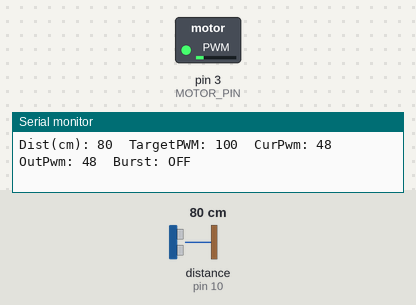
This sketch was run on a simulated Arduino Uno, built with avr-gcc and run on an emulated ATmega328P. Parts: switched loads named in the sketch (green lamp = pin HIGH), the last lines printed to the serial monitor. Wiring (inferred from the names in the program): ultrasonic range finder: trigger pin 9; echo pin 10. The test bench sets the inputs (shaded band); at power-on: distance to the obstacle (sensor on pin 10) 80 cm. The echo pulse lasts 58.3 µs per cm; pins used as bus, display or sensor lines are not drawn.

Above: at 0.35 s.
At 1.2 s:
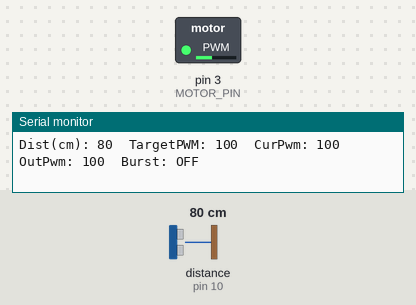
1.3 s: distance to the obstacle (sensor on pin 10) set to 34 cm
4.3 s: distance to the obstacle (sensor on pin 10) set to 26 cm
At 5.9 s:
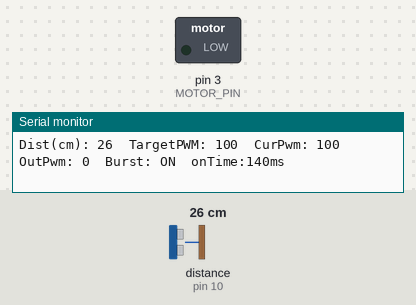
7.3 s: distance to the obstacle (sensor on pin 10) set to 299 cm
Timing chart, 0 to 16.3 s (numbered marks = the images above; inputs shaded):
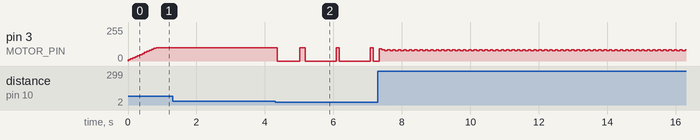

The sketch:

code.ino
```cpp
const int TRIG_PIN = 9;
const int ECHO_PIN = 10;
const int MOTOR_PIN = 3;

const float MAX_PWM = 100;
const float NEAR_PWM  = 100;
const float MID_PWM   = 100;
const int FAR_PWM   = 80;
const int RAMP_STEP = 8;
const unsigned long ECHO_TIMEOUT = 30000UL;

const int  BURST_NEAR_DISTANCE_CM = 30;
const unsigned long BURST_PERIOD_MS = 1000UL;
const unsigned long BURST_ON_MS_MIN = 100UL;
const unsigned long BURST_ON_MS_MAX = 400UL;

unsigned long calcBurstOnForDistance(int dist) {
  if (dist <= 0) return BURST_ON_MS_MAX;
  if (dist >= BURST_NEAR_DISTANCE_CM) return BURST_ON_MS_MIN;
  float frac = 1.0f - (float(dist) / float(BURST_NEAR_DISTANCE_CM));
  return (unsigned long)(BURST_ON_MS_MIN + frac * (BURST_ON_MS_MAX - BURST_ON_MS_MIN) + 0.5f);
}

void setup() {
  pinMode(TRIG_PIN, OUTPUT);
  pinMode(ECHO_PIN, INPUT);
  pinMode(MOTOR_PIN, OUTPUT);
  analogWrite(MOTOR_PIN, 0);
  Serial.begin(9600);
}

int readDistanceCM(){
  digitalWrite(TRIG_PIN, LOW);
  delayMicroseconds(2);
  digitalWrite(TRIG_PIN, HIGH);
  delayMicroseconds(10);
  digitalWrite(TRIG_PIN, LOW);

  unsigned long dur = pulseIn(ECHO_PIN, HIGH, ECHO_TIMEOUT);
  if (dur == 0) return 999;
  float cm = (dur * 0.0343f) / 2.0f;
  return (int)(cm + 0.5f);
}

void loop(){
  int dist = readDistanceCM();

  int targetPwm = 0;
  if(dist >= 300)         targetPwm = 0;
  else if(dist >= 200)    targetPwm = FAR_PWM;
  else if(dist >= 100)    targetPwm = MID_PWM;
  else if(dist<100)                  targetPwm = NEAR_PWM;
  else targetPwm = 0;


  if (targetPwm > MAX_PWM) targetPwm = MAX_PWM;

  static int curPwm = 0;
  if (curPwm < targetPwm) curPwm += RAMP_STEP;
  else if (curPwm > targetPwm) curPwm -= RAMP_STEP;
  curPwm = constrain(curPwm, 0, MAX_PWM);

  bool burstActive = (dist <= BURST_NEAR_DISTANCE_CM && curPwm > 0);

  static unsigned long cycleStart = 0;
  unsigned long now = millis();
  if (cycleStart == 0) cycleStart = now;

  unsigned long phase = (now - cycleStart) % BURST_PERIOD_MS;
  unsigned long onTime = calcBurstOnForDistance(dist);

  int outputPwm = 0;
  if (!burstActive) {
    outputPwm = curPwm;
  } else {
    if (phase < onTime) outputPwm = curPwm;
    else outputPwm = 0;
  }

  analogWrite(MOTOR_PIN, outputPwm);

  Serial.print("Dist(cm): ");
  Serial.print(dist);
  Serial.print("  TargetPWM: ");
  Serial.print(targetPwm);
  Serial.print("  CurPwm: ");
  Serial.print(curPwm);
  Serial.print("  OutPwm: ");
  Serial.print(outputPwm);
  Serial.print("  Burst: ");
  Serial.print(burstActive ? "ON" : "OFF");
  if (burstActive) {
    Serial.print("  onTime:");
    Serial.print(onTime);
    Serial.print("ms");
  }
  Serial.println();

  delay(60);
}
```

Measured:
- the behaviour switches between 31 and 30 cm on distance to the obstacle (sensor on pin 10) (found by bisection; images 1 and 2)
- after the input at 4.3 s, pin 3 (MOTOR_PIN): goes 0/255 0.66 s, 100/255 0.17 s, 0/255 0.90 s, 100/255 0.08 s, 0/255 0.90 s, 100/255 0.08 s, then 0/255, starting after 0.06 s
